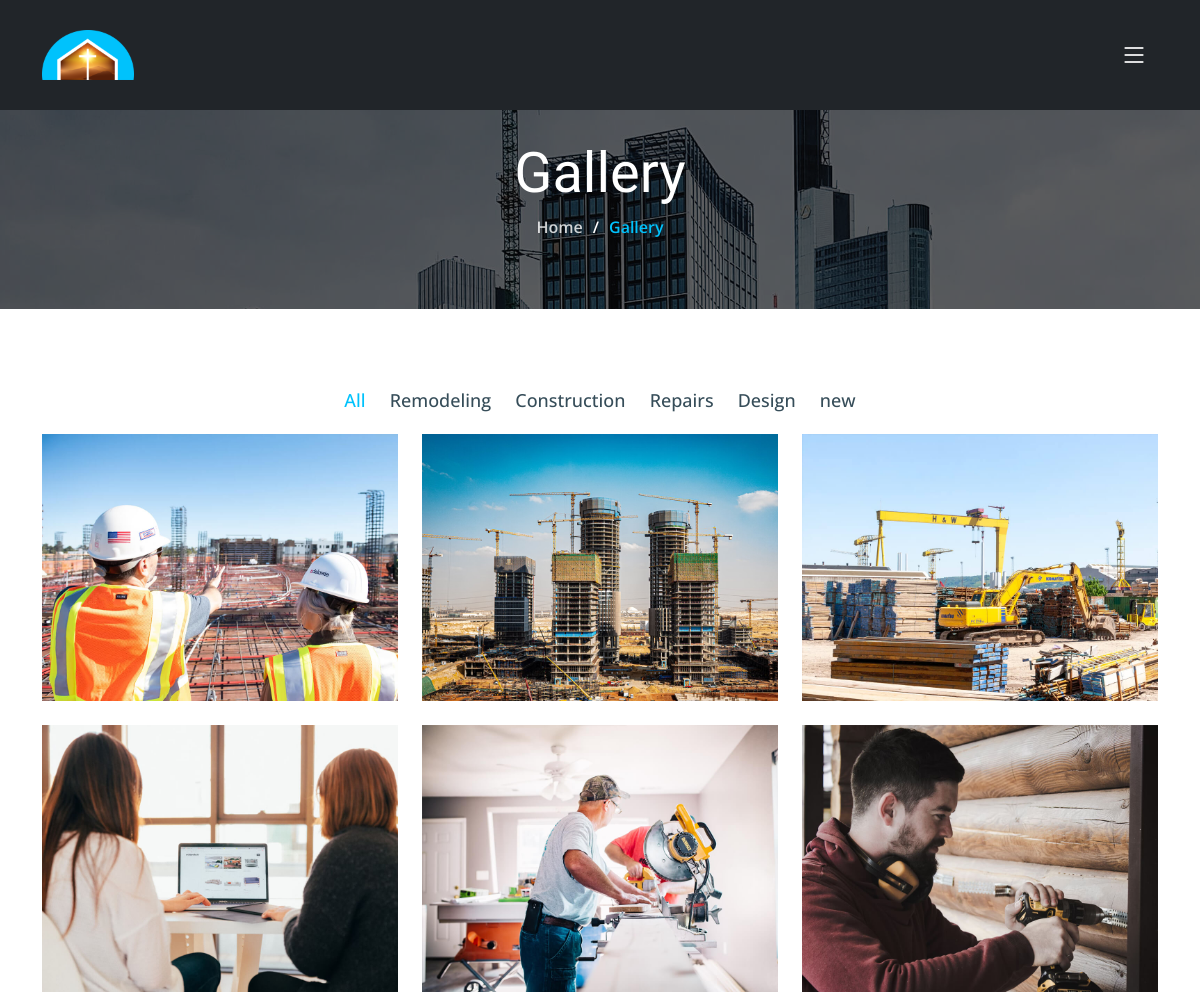
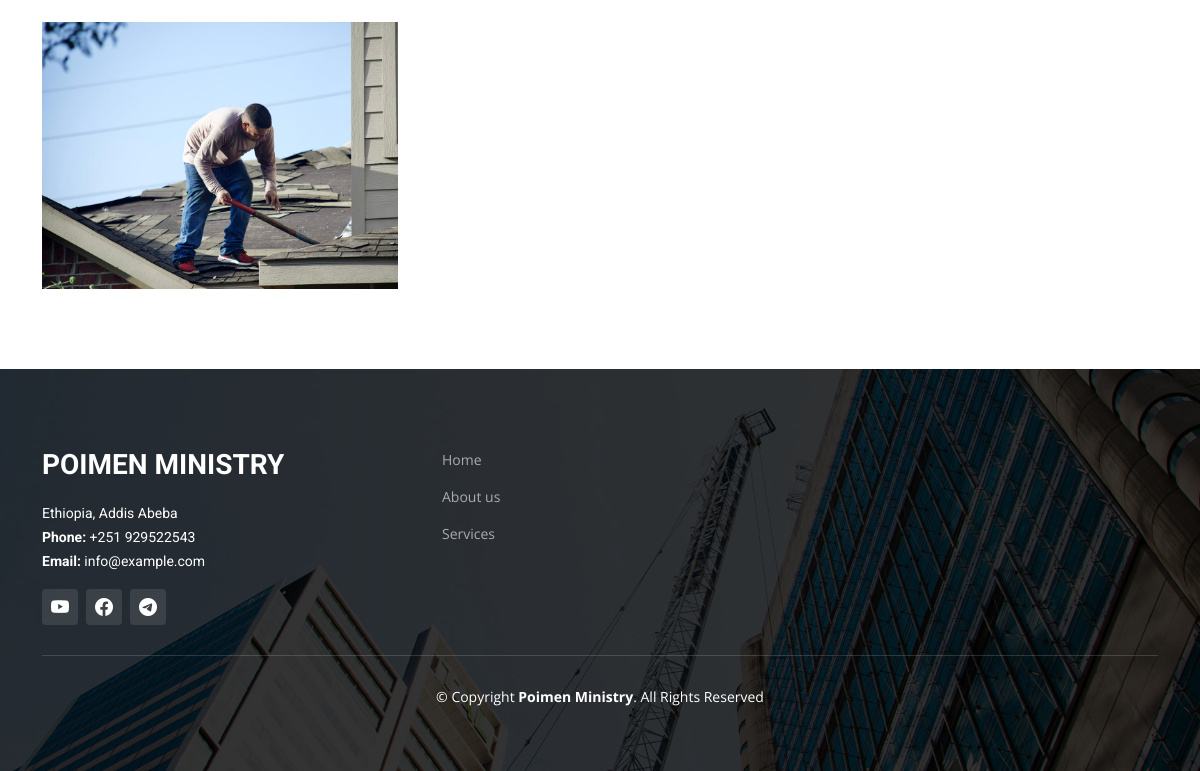
The page /gallery/ on the database as committed earlier (2 pictures, top to bottom).
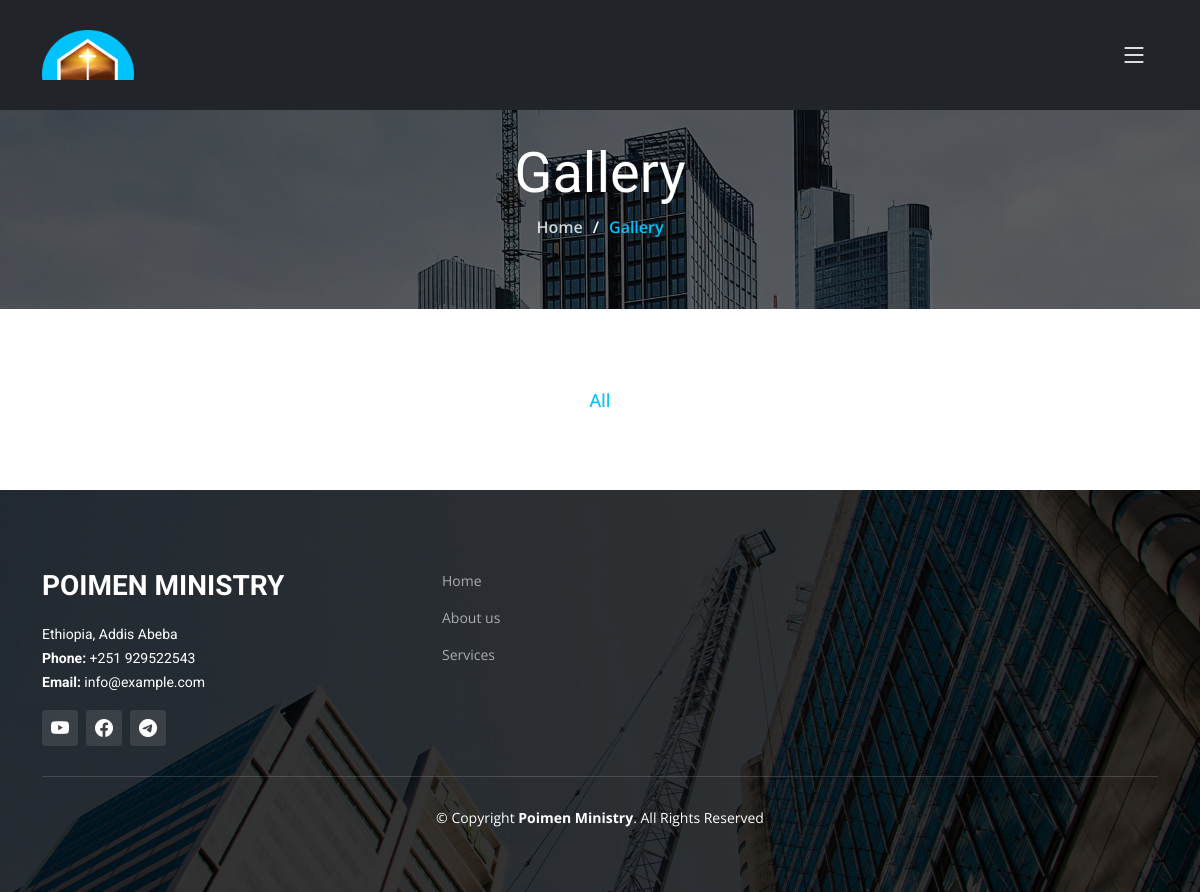
The same page on the database as committed later.
### company/models.py (models this page shows, shortened)
class Gallery_Categories(models.Model):
    name = models.CharField(max_length=50)
    def __str__(self) -> str:
        return self.name

class Gallery(models.Model):
    title = models.CharField(max_length=100)
    category = models.ForeignKey(Gallery_Categories,on_delete=models.CASCADE, null=True)
    image = models.ImageField(upload_to='company/gallery')
    slug = models.SlugField(max_length=100, unique=True,blank=True, null=True)

### company/views.py (the view)
# urls.py: path('gallery/', views.gallery, name='gallery'),
def gallery(request):
    all_gallery = models.Gallery.objects.all()
    gallery_categories = models.Gallery_Categories.objects.all()
    context = {
        'all_gallery' : all_gallery,
        'gallery_categories': gallery_categories
    }
    return render(request, 'company/gallery.html', context)

### company/templates/company/gallery.html (shortened to what this page needs)
{% load static %}
<!DOCTYPE html>
<html lang="en">
<head>
 {% include 'company/include/head.html' %}
</head>
<body>
  {% include 'company/include/navbar.html'%}
  <main id="main">
    <div class="breadcrumbs d-flex align-items-center" style="background-image: url('{% static 'assets/img/breadcrumbs-bg.jpg' %}');">
      <div class="container position-relative d-flex flex-column align-items-center" data-aos="fade">
        <h2>Gallery</h2>
        <ol>
          <li><a href="index.html">Home</a></li>
          <li>Gallery</li>
        </ol>
      </div>
    </div>
    <section id="projects" class="projects">
      <div class="container" data-aos="fade-up">
        <div class="portfolio-isotope" data-portfolio-filter="*" data-portfolio-layout="masonry" data-portfolio-sort="original-order">
          <ul class="portfolio-flters" data-aos="fade-up" data-aos-delay="100">
            <li data-filter="*" class="filter-active">All</li>
            {% for categories in gallery_categories %}
            <li data-filter=".filter-{{categories.name}}">{{categories.name}}</li>
            {% endfor %}
          </ul>
          <div class="row gy-4 portfolio-container" data-aos="fade-up" data-aos-delay="200">
            {% for gallery in all_gallery%}
            <div class="col-lg-4 col-md-6 portfolio-item filter-{{gallery.category}}">
              <div class="portfolio-content h-100">
                <img src="/media/{{gallery.image}}" class="img-fluid" alt="">
              </div>
            </div>
            {% endfor %}
          </div>
        </div>
      </div>
    </section>
  </main>
   {% include 'company/include/footer.html'%}
</body>
</html>

### company/templates/company/include/head.html (shortened to what this page needs)
  {% load static%}
  <link href="{% static 'assets/vendor/bootstrap/css/bootstrap.min.css' %}" rel="stylesheet">
  <link href="{% static 'assets/vendor/bootstrap-icons/bootstrap-icons.css' %}" rel="stylesheet">
  <link href="{% static 'assets/vendor/fontawesome-free/css/all.min.css' %}" rel="stylesheet">
  <link href="{% static 'assets/vendor/aos/aos.css' %}" rel="stylesheet">
  <link href="{% static 'assets/vendor/glightbox/css/glightbox.min.css' %}" rel="stylesheet">
  <link href="{% static 'assets/vendor/swiper/swiper-bundle.min.css' %}" rel="stylesheet">
  <link href="{% static 'assets/css/main.css' %}" rel="stylesheet">

### company/templates/company/include/navbar.html (shortened to what this page needs)
{% load static%}
  <header id="header" class="header d-flex align-items-center bg-dark">
    <div class="container-fluid container-xl d-flex align-items-center justify-content-between">
      <a href="index.html" class="logo d-flex align-items-center">
         <img src="{% static 'assets/img/logo.png' %}" alt="">
      </a>
      <i class="mobile-nav-toggle mobile-nav-show bi bi-list"></i>
    </div>
  </header>

### company/templates/company/include/footer.html
  <footer id="footer" class="footer">
    <div class="footer-content position-relative">
      <div class="container">
        <div class="row">
          <div class="col-lg-4 col-md-6">
            <div class="footer-info">
              <h3>Poimen Ministry</h3>
              <p>
                Ethiopia, Addis Abeba <br>
                <strong>Phone:</strong> +251 929522543<br>
                <strong>Email:</strong> info@example.com<br>
              </p>
              <div class="social-links d-flex mt-3">
                <a href="#" class="d-flex align-items-center justify-content-center"><i class="bi bi-youtube"></i></a>
                <a href="#" class="d-flex align-items-center justify-content-center"><i class="bi bi-facebook"></i></a>
                <a href="#" class="d-flex align-items-center justify-content-center"><i class="bi bi-telegram"></i></a>
              </div>
            </div>
          </div>
          <div class="col-lg-2 col-md-3 footer-links" style="margin-left: 20px;">
            <ul>
              <li><a href="{% url 'index' %}">Home</a></li>
              <li><a href="{% url 'about' %}">About us</a></li>
              <li><a href="{% url 'service' %}">Services</a></li>
            </ul>
          </div>
        </div>
      </div>
    </div>
    <div class="footer-legal text-center position-relative ">
      <div class="container">
        <div class="copyright">
          &copy; Copyright <strong><span>Poimen Ministry</span></strong>. All Rights Reserved
        </div>
        <div class="credits">
        </div>
      </div>
    </div>
  </footer>

### company/templates/company/include/vendor.html (shortened to what this page needs)
{% load static %}

### static/assets/css/main.css (style rules this page uses)
:root { --font-default: "Open Sans", system-ui, -apple-system, "Segoe UI", Roboto, "Helvetica Neue", Arial, "Noto Sans", "Liberation Sans", sans-serif, "Apple Color Emoji", "Segoe UI Emoji", "Segoe UI Symbol", "Noto Color Emoji"; --font-primary: "Roboto", sans-serif; --font-secondary: "Work Sans", sans-serif; }
:root { --color-default: #364d59; --color-primary: #00c2fc; --color-secondary: #5e5a52; }
:root { scroll-behavior: smooth; }
body { font-family: var(--font-default); color: var(--color-default); overflow-x: hidden; }
a { color: var(--color-primary); text-decoration: none; }
h1, h2, h3, h4, h5, h6 { font-family: var(--font-primary); }
section { padding: 80px 0; overflow: hidden; }
.breadcrumbs { padding: 140px 0 60px 0; min-height: 30vh; position: relative; background-size: cover; background-position: center; background-repeat: no-repeat; }
.breadcrumbs:before { content: ""; background-color: rgba(0, 0, 0, 0.6); position: absolute; inset: 0; }
.breadcrumbs h2 { font-size: 56px; font-weight: 500; color: #fff; font-family: var(--font-secondary); }
.breadcrumbs ol { display: flex; flex-wrap: wrap; list-style: none; padding: 0 0 10px 0; margin: 0; font-size: 16px; font-weight: 600; color: var(--color-primary); }
.breadcrumbs ol a { color: rgba(255, 255, 255, 0.8); transition: 0.3s; }
.breadcrumbs ol li+li { padding-left: 10px; }
.breadcrumbs ol li+li::before { display: inline-block; padding-right: 10px; color: #fff; content: "/"; }
.header { z-index: 997; position: absolute; padding: 30px 0; top: 0; left: 0; right: 0; }
.header .logo img { max-height: 50px; margin-right: 6px; }
@media (max-width: 1279px) { .mobile-nav-show { position: relative; color: #fff; font-size: 28px; cursor: pointer; line-height: 0; transition: 0.5s; z-index: 9999; padding-right: 10px; } }
.projects .portfolio-flters { padding: 0; margin: 0 auto 20px auto; list-style: none; text-align: center; }
.projects .portfolio-flters li { cursor: pointer; display: inline-block; padding: 0; font-size: 18px; font-weight: 500; margin: 0 10px; line-height: 1; margin-bottom: 5px; transition: all 0.3s ease-in-out; }
.projects .portfolio-flters li:hover, .projects .portfolio-flters li.filter-active { color: var(--color-primary); }
.projects .portfolio-flters li:first-child { margin-left: 0; }
.projects .portfolio-flters li:last-child { margin-right: 0; }
.footer { color: #fff; background: url("../img/footer-bg.jpg") top center no-repeat; background-size: cover; font-size: 14px; padding: 80px 0 60px 0; position: relative; }
.footer:before { content: ""; background: rgba(0, 0, 0, 0.8); position: absolute; inset: 0; }
.footer .footer-content .footer-info { margin-bottom: 30px; }
.footer .footer-content .footer-info h3 { font-size: 28px; margin: 0 0 20px 0; padding: 2px 0 2px 0; line-height: 1; font-weight: 700; text-transform: uppercase; }
.footer .footer-content .footer-info p { font-size: 14px; line-height: 24px; margin-bottom: 0; font-family: var(--font-primary); color: #fff; }
.footer .footer-content .social-links a { font-size: 18px; display: inline-block; background: rgba(255, 255, 255, 0.1); color: #fff; line-height: 1; margin-right: 8px; border-radius: 4px; width: 36px; height: 36px; transition: 0.3s; }
.footer .footer-content .footer-links { margin-bottom: 30px; }
.footer .footer-content .footer-links ul { list-style: none; padding: 0; margin: 0; }
.footer .footer-content .footer-links ul li { padding: 8px 0; }
.footer .footer-content .footer-links ul li:first-child { padding-top: 0; }
.footer .footer-content .footer-links ul a { color: rgba(255, 255, 255, 0.6); transition: 0.3s; display: inline-block; line-height: 1; }
.footer .footer-legal .copyright { padding-top: 30px; border-top: 1px solid rgba(255, 255, 255, 0.15); }
.footer .footer-legal .credits { padding-top: 4px; font-size: 13px; color: #fff; }

Rows that differ between the two databases and show on the page:
removed Gallery_Categories: name "Remodeling"
removed Gallery_Categories: name "Construction"
removed Gallery_Categories: name "Repairs"
removed Gallery_Categories: name "Design"
removed Gallery_Categories: name "new"
removed Gallery: image (picture)
removed Gallery: image (picture)
removed Gallery: image (picture)
removed Gallery: image (picture)
removed Gallery: image (picture)
removed Gallery: image (picture)
removed Gallery: image (picture)
